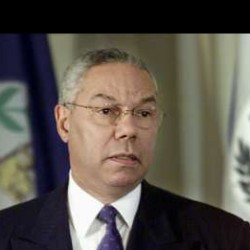
#> input picture dataset/Colin_Powell/Colin_Powell_0001.jpg, 250 x 250 px
$ jupyter execute --allow-errors face_recognition_svm.ipynb   (shell and % lines are left out)   (text cells are left out)
#> lines starting #> are read from the running program, lines starting #| are printed output that depends on the picture
[cell 1]
import cv2
import numpy as np
import matplotlib.pyplot as plt
import os

[cell 2]
x_train = np.array([[10, 10],
                    [0, 10],
                    [10, 0],
                    [0, 0]], dtype=np.float32)

y_train = np.array([ 10,
                     10,
                     0,
                     0])

[cell 3]
plt.scatter(x_train[:, 0], x_train[:, 1], c=y_train, s=200, cmap='rainbow')
plt.grid()
plt.show()
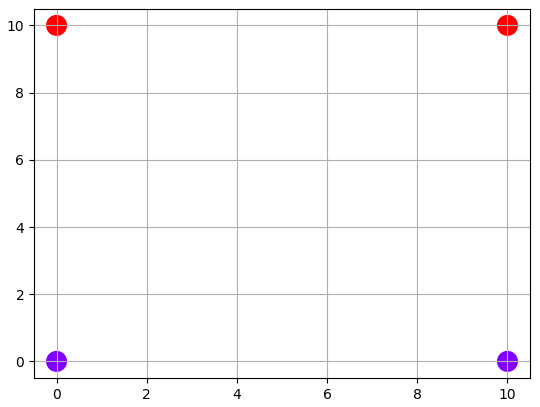
#> figure drawn by matplotlib, 1 panel

[cell 4]
svm = cv2.ml.SVM_create()
svm.setType(cv2.ml.SVM_C_SVC)
svm.setKernel(cv2.ml.SVM_LINEAR)
svm.setTermCriteria((cv2.TERM_CRITERIA_MAX_ITER, 100, 0.001))

[cell 5]
svm.train(x_train, cv2.ml.ROW_SAMPLE, y_train)

[cell 6]
width = 10
height = 10

plot_x = []
plot_y = []
for i in range(width):
    for j in range(height):
        y = svm.predict(np.array([[i,j]], dtype=np.float32))[1]
        plot_y.append(y)
        plot_x.append([i,j])

[cell 7]
plot_x = np.array(plot_x)
plot_y = np.array(plot_y, dtype=np.float32)

[cell 8]
plt.scatter(plot_x[:, 0], plot_x[:, 1], c=plot_y, s=200, cmap='rainbow')
plt.grid()
plt.show()
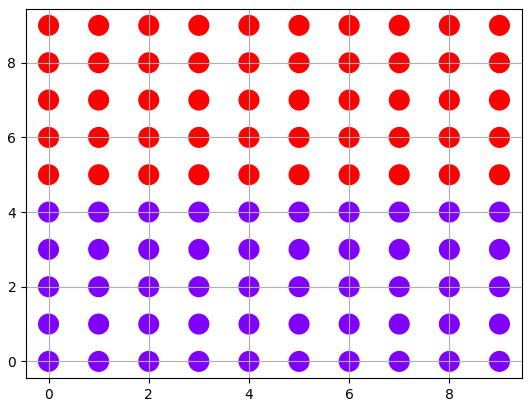
#> figure drawn by matplotlib, 1 panel

[cell 9]
def show_dataset(images_class, label):
    # show data for 1 class
    plt.figure(figsize=(14,5))
    k = 0
    for i in range(1,6):
        plt.subplot(1,5,i)
        try :
            plt.imshow(images_class[k][:,:,::-1])
        except :
            plt.imshow(images_class[k], cmap='gray')
        plt.title(label)
        plt.axis('off')
        plt.tight_layout()
        k += 1
    plt.show()

[cell 10]
dataset_folder = "dataset/"

names = []
images = []
for folder in os.listdir(dataset_folder):
    for name in os.listdir(os.path.join(dataset_folder, folder))[:70]: # limit only 70 face per class
        if name.find(".jpg") > -1 :
            img = cv2.imread(os.path.join(dataset_folder + folder, name))
#> img is the input picture: shape (250, 250, 3); mean B, G, R 75.8, 83.4, 89.5
            images.append(img)
            names.append(folder)

[cell 11]
labels = np.unique(names)

labels

#> (a cell that did not finish here is left out)

[cell 13]
face_cascade = cv2.CascadeClassifier('haarcascades/haarcascade_frontalface_default.xml')

[cell 14]
def detect_face(img, idx):
    img = cv2.cvtColor(img, cv2.COLOR_BGR2GRAY)
    faces = face_cascade.detectMultiScale(img, 1.3, 5)
    try :
        x, y, w, h = faces[0]

        img = img[y:y+h, x:x+w]
        img = cv2.resize(img, (100, 100))
    except :
        print("Face not found in image index", i)
        img = None
    return img

[cell 15]
croped_images = []
for i, img in enumerate(images) :
    img = detect_face(img, i)
    if img is not None :
        croped_images.append(img)
    else :
        del names[i]
#> this loop made 3 passes
#> pass 1, in detect_face, `img = cv2.cvtColor(img, cv2.COLOR_BGR2GRAY)`:
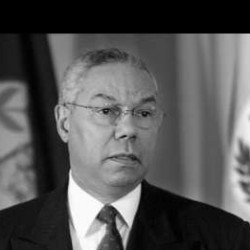
#> img: shape (250, 250); min 0, max 255, mean 84.3
#> pass 1, in detect_face, `img = img[y:y+h, x:x+w]`:
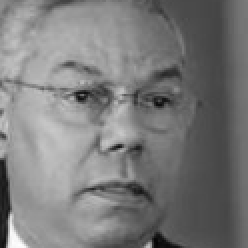
#> img: shape (124, 124) (shown 2 times larger); min 4, max 254, mean 122.4
#> pass 2, in detect_face (call 2), `img = cv2.cvtColor(img, cv2.COLOR_BGR2GRAY)`:
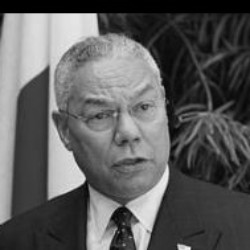
#> img: shape (250, 250); min 0, max 249, mean 92.8

#> (a cell that did not finish here is left out)

[cell 17]
from sklearn.preprocessing import LabelEncoder

[cell 18]
le = LabelEncoder()

le.fit(names)

print(le.classes_)

[cell 19]
name_vec = le.transform(names)

[cell 20]
print(name_vec)

[cell 21]
from sklearn.model_selection import train_test_split

[cell 22]
x_train, x_test, y_train, y_test = train_test_split(np.array(croped_images, dtype=np.float32),   # input data
                                                    np.array(name_vec),                            # target/output data
                                                    test_size=0.25,
                                                    random_state=42)

[cell 23]
print(x_train.shape, y_train.shape, x_test.shape,  y_test.shape)
#| (2, 100, 100) (2,) (1, 100, 100) (1,)

[cell 24]
from skimage.feature import local_binary_pattern

[cell 25]
P = 8
R = 1
img = x_train[0]
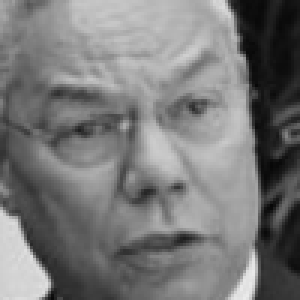
#> img: shape (100, 100) float32 (shown 3 times larger); min 7, max 235, mean 120
lbp_img = local_binary_pattern(img, P=P, R=R, method="default")
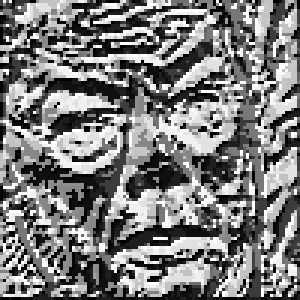
#> lbp_img: shape (100, 100) float64 (shown 3 times larger); min 0, max 255, mean 124.1

[cell 26]
H = np.histogram(lbp_img.ravel(),
                 bins=2**P,
                 range=(0, 2**P),
                 density=True)[0]

[cell 27]
print(H)

[cell 28]
plt.figure(figsize=(7,3))
plt.subplot(1,2,1)
plt.imshow(img, cmap="gray")

plt.subplot(1,2,2)
axis = np.arange(len(H))
plt.bar(axis, H)

plt.show
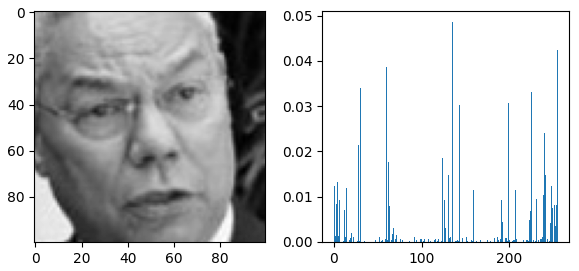
#> figure drawn by matplotlib, 2 panels; panel 2: tallest bar 0.0486 high, from x = 134.6 to 135.4

[cell 29]
from sklearn.neighbors import NearestNeighbors

[cell 30]
class LBPHFaceRecognizer_custom():
    #
    # ----- class for LBPH + Nearest Neighbours (chi 2) ------
    #
    def __init__(self):
        self.neigh = NearestNeighbors(n_neighbors=1, radius=0.4, metric=self.chi2_distance)
        self.face_histograms = []
        self.y = []

    def chi2_distance(self, hist1, hist2, gamma=0.5):
        chi = gamma * np.sum(((hist1 - hist2) ** 2) / (hist1 + hist2 + 1e-7))
        return chi

    def find_lbp_histogram(self, image, P=8, R=1, eps=1e-7, n_window=(8,8)):
#> called with P = 8, R = 1, eps = 1e-07, n_window = (8, 8)
        E = []
        h, w = image.shape
        h_sz = int(np.floor(h/n_window[0]))
        w_sz = int(np.floor(w/n_window[1]))
        lbp_img = local_binary_pattern(image, P=P, R=R, method="default")
        for (x, y, C) in self.sliding_window(lbp_img, stride=(h_sz, w_sz), window=(h_sz, w_sz)):
            if C.shape[0] != h_sz or C.shape[1] != w_sz:
                continue
            H = np.histogram(C,
                             bins=2**P,
                             range=(0, 2**P),
                             density=True)[0]

            H = H.astype("float")
            H /= (H.sum() + eps)
            E.extend(H)
        return E

    def sliding_window(self, image, stride, window):
        for y in range(0, image.shape[0], stride[0]):
            for x in range(0, image.shape[1], stride[1]):
                yield (x, y, image[y:y + window[1], x:x + window[0]])

    def train(self, x, y):
        self.y = y
        self.face_histograms = [self.find_lbp_histogram(img) for img in x]
        self.neigh.fit(self.face_histograms)

    def predict(self, x):
        hists = [self.find_lbp_histogram(img) for img in x]
        dist, idx = self.neigh.kneighbors(hists)
        pred_id = np.array([self.y[i[0]] for i in idx])
        return pred_id, dist[0]

[cell 31]
model_lbph_custom = LBPHFaceRecognizer_custom()

[cell 32]
model_lbph_custom.train(x_train, y_train)

[cell 33]
y_predict = model_lbph_custom.predict(x_test)[0]

[cell 34]
from sklearn.metrics import confusion_matrix
from sklearn.metrics import classification_report

[cell 35]
import itertools
def plot_confusion_matrix(cm, classes,
                          normalize=False,
                          title='Confusion matrix',
                          cmap=plt.cm.Blues):
#> called with cm = array of shape (1, 1), classes = array of shape (1,), normalize = False, title = 'Confusion matrix For - LBPH Custom'
    if normalize:
        cm = cm.astype('float') / cm.sum(axis=1)[:, np.newaxis]

    plt.figure(figsize=(6, 6))

    plt.imshow(cm, interpolation='nearest', cmap=cmap)
    plt.title(title)
    plt.colorbar()
    tick_marks = np.arange(len(classes))
    plt.xticks(tick_marks, classes, rotation=45)
    plt.yticks(tick_marks, classes)

    fmt = '.2f' if normalize else 'd'
    thresh = cm.max() / 2.
    for i, j in itertools.product(range(cm.shape[0]), range(cm.shape[1])):
        plt.text(j, i, format(cm[i, j], fmt),
                 horizontalalignment="center",
                 color="white" if cm[i, j] > thresh else "black")

    plt.tight_layout()
    plt.ylabel('True label')
    plt.xlabel('Predicted label')
    plt.show()
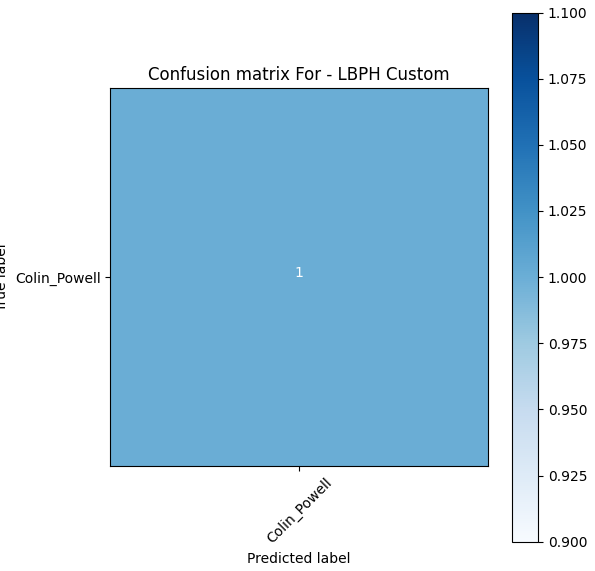
#> figure drawn by matplotlib, 2 panels

[cell 36]
# Compute confusion matrix
cnf_matrix = confusion_matrix(y_test, y_predict)
np.set_printoptions(precision=2)


# Plot non-normalized confusion matrix
plot_confusion_matrix(cnf_matrix, classes=labels,normalize=False,
                      title='Confusion matrix For - LBPH Custom')

[cell 37]
print("== Classification Report for - LBPH Custom ==\n")
print(classification_report(y_test,
                            y_predict,
                            target_names=labels))

[cell 38]
lbph = cv2.face.LBPHFaceRecognizer_create()
lbph.train(x_train, y_train)

[cell 39]
y_predict = [lbph.predict(x)[0] for x in x_test]

[cell 40]
# Compute confusion matrix
cnf_matrix = confusion_matrix(y_test, y_predict)
np.set_printoptions(precision=2)


# Plot non-normalized confusion matrix
plot_confusion_matrix(cnf_matrix, classes=labels,normalize=False,
                      title='Confusion matrix - LBPH OpenCV')

[cell 41]
print("== Classification Report - LBPH OpenCV ==\n")
print(classification_report(y_test,
                            y_predict,
                            target_names=labels))

[cell 42]
class LBPH_SVM_Recognizer_V1():
    #
    # ----- class for LBPH Scikit + SVM OpenCV------
    #
    def __init__(self, max_iter=100, epsilon=0.001, C=100, Gamma=0.001):
        self.svm = cv2.ml.SVM_create()
        self.svm.setKernel(cv2.ml.SVM_CHI2)
        self.svm.setType(cv2.ml.SVM_C_SVC)
        self.svm.setTermCriteria((cv2.TERM_CRITERIA_MAX_ITER, max_iter, epsilon))
        self.svm.setC(C)
        self.svm.setGamma(Gamma)

        self.face_histograms = []
        self.y = []

    def find_lbp_histogram(self, image, P=8, R=1, eps=1e-7, n_window=(8,8)):
#> called with P = 8, R = 1, eps = 1e-07, n_window = (8, 8)
        E = []
        h, w = image.shape
        h_sz = int(np.floor(h/n_window[0]))
        w_sz = int(np.floor(w/n_window[1]))
        lbp_img = local_binary_pattern(image, P=P, R=R, method="default")
        for (x, y, C) in self.sliding_window(lbp_img, stride=(h_sz, w_sz), window=(h_sz, w_sz)):
            if C.shape[0] != h_sz or C.shape[1] != w_sz:
                continue
            H = np.histogram(C,
                             bins=2**P,
                             range=(0, 2**P),
                             density=True)[0]
            E.extend(H)
        return E

    def sliding_window(self, image, stride, window):
        for y in range(0, image.shape[0], stride[0]):
            for x in range(0, image.shape[1], stride[1]):
                yield (x, y, image[y:y + window[1], x:x + window[0]])

    def train(self, x, y):
        self.y = y
        self.face_histograms = [self.find_lbp_histogram(img) for img in x]
        hist_mat = np.array(self.face_histograms, dtype=np.float32)
        self.svm.train(hist_mat, cv2.ml.ROW_SAMPLE, y)

    def predict(self, x):
        hists = [self.find_lbp_histogram(img) for img in x]
        hist_mat = np.array(hists, dtype=np.float32)
        ret, idx = self.svm.predict(hist_mat, True)
        confidence = 1.0 / (1.0 + np.exp(-ret)) # convert retVal to confidence level (0-1) sigmoid
        return idx, confidence

[cell 43]
lbph_svm_model_v1 = LBPH_SVM_Recognizer_V1()

[cell 44]
lbph_svm_model_v1.train(x_train, y_train)

#> (a cell that did not finish here is left out)

#> (a cell that did not finish here is left out)

[cell 47]
y_predict = lbph_svm_model_v1.predict(x_test)[0]

[cell 48]
# Compute confusion matrix
cnf_matrix = confusion_matrix(y_test, y_predict)
np.set_printoptions(precision=2)


# Plot non-normalized confusion matrix
plot_confusion_matrix(cnf_matrix, classes=labels,normalize=False,
                      title='Confusion matrix - SVM OpenCV + LBPH Scikit ')

[cell 49]
print("== Classification Report - SVM OpenCV + LBPH Scikit ==\n")
print(classification_report(y_test,
                            y_predict,
                            target_names=labels))

[cell 50]
from sklearn.neighbors import DistanceMetric
from sklearn.svm import SVC

[cell 51]
class LBPH_SVM_Recognizer_V2():
    #
    # ----- class for LBPH Scikit + SVM Scikit------
    #
    def __init__(self, C=100, Gamma=0.001):
        self.svm = SVC(kernel='precomputed', C=C, gamma=Gamma)
        self.chi2 = DistanceMetric.get_metric('pyfunc', func=self.chi2_distance)
        self.face_histograms = []
        self.hist_mat = []

    def chi2_distance(self, hist1, hist2, gamma=0.5):
        chi = - gamma * np.sum(((hist1 - hist2) ** 2) / (hist1 + hist2 + 1e-7))
        return chi

    # [37 lines left out: functions find_lbp_histogram, sliding_window, train, predict, not called in this run]

#> (a cell that did not finish here is left out)

#> (a cell that did not finish here is left out)

[cell 54]
import pickle

def save_model(model, filename, path=""):
    with open(os.path.join(path, filename), 'wb') as out_name:
        pickle.dump(model, out_name, pickle.HIGHEST_PROTOCOL)

def read_model(filename, path=""):
    with open(os.path.join(path, filename), 'rb') as in_name:
        model = pickle.load(in_name)
        return model

#> (a cell that did not finish here is left out)

#> (a cell that did not finish here is left out)

#> (a cell that did not finish here is left out)

[cell 58]
# Compute confusion matrix
cnf_matrix = confusion_matrix(y_test, y_predict)
np.set_printoptions(precision=2)


# Plot non-normalized confusion matrix
plot_confusion_matrix(cnf_matrix, classes=labels, normalize=False,
                      title='Confusion matrix - SVM + LBPH Scikit')

[cell 59]
print("== Classification Report - SVM + LBPH Scikit ==\n")
print(classification_report(y_test, y_predict, target_names=labels))

[cell 60]
cap = cv2.VideoCapture(0)

my_name = "Yunus"
i = 0
while cap.isOpened():
    ret, frame = cap.read()
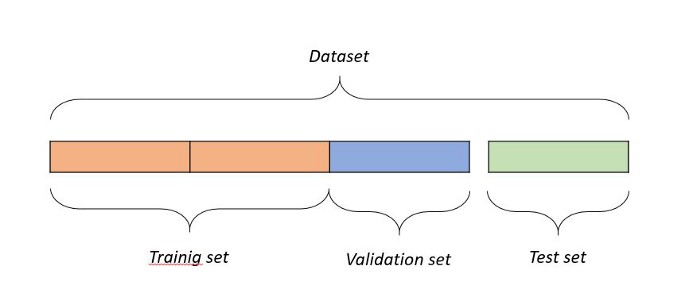
#> input picture resource/dataset_proportion.jpeg, 700 x 304 px, given in place of the camera
#> frame is the input picture: shape (304, 700, 3); mean B, G, R 243.8, 245.4, 247

    if ret :
        cv2.imshow("Capture Photo", frame)
        cv2.imwrite("my_face/%s_%04d.jpg" %  (my_name, i), frame)

        if cv2.waitKey(100) == ord('q') or i == 71:
#> (key q is pressed here)
            break
        i += 1
cap.release()
cv2.destroyAllWindows()

[cell 61]
# [22 lines left out: function draw_ped, not called in this run]

[cell 62]
face_cascade = cv2.CascadeClassifier('haarcascades/haarcascade_frontalface_default.xml')

# --------- using SVM scikit + LBPH Scikit -------------
#> (the rest of this cell did not finish here and is left out)
